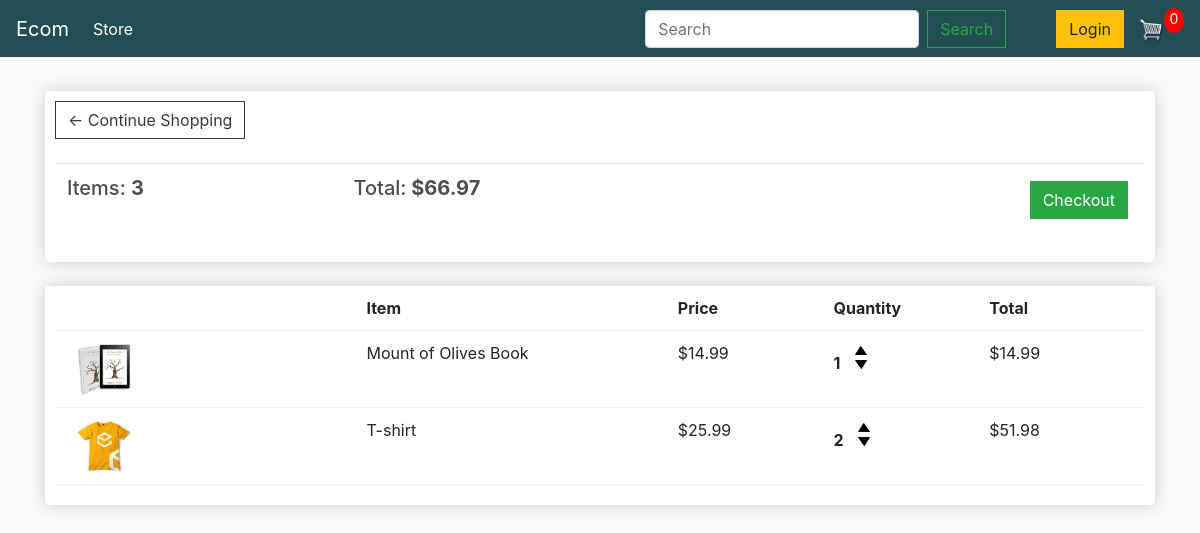
The app's page /cart/ (signed in) with its own data.
### store/models.py (models this page shows, shortened)
class Order(models.Model):
    customer = models.ForeignKey(Customer,on_delete=models.SET_NULL, blank=True, null=True )
    date_ordered = models.DateTimeField(auto_now_add=True)
    complete = models.BooleanField()
    transaction_id = models.CharField(max_length=200, null=True)
    @property
    def get_cart_total(self):
        orderitems = self.orderitem_set.all()
        total = sum([item.get_total for item in orderitems])
        return total
    @property
    def get_cart_items(self):
        orderitems = self.orderitem_set.all()
        total = sum([item.quantity for item in orderitems])
        return total

class OrderItem(models.Model):
    product = models.ForeignKey(Product, on_delete=models.SET_NULL,null=True)
    order = models.ForeignKey(Order, on_delete=models.SET_NULL,null=True)
    quantity = models.IntegerField(default=0,null=True,blank=True)
    date_added = models.DateTimeField(auto_now_add=True)
    @property
    def get_total(self):
        total = self.product.price * self.quantity
        return total

class Product(models.Model):
    name = models.CharField(max_length=200)
    price = models.FloatField()
    digital = models.BooleanField(default=False,null=True,blank=True)
    image = models.ImageField(null=True,blank=True)
    @property
    def imageURL(self):
        try:
            url = self.image.url
        except:
            url =''
        return url

### store/views.py (the view)
# urls.py: path('cart/',views.cart,name="cart"),
def cart(request):
    if request.user.is_authenticated:
        customer = request.user.customer
        order, created = Order.objects.get_or_create(customer= customer, complete=False)
        item = order.orderitem_set.all()
    else:
        items = []
        order = {'get_cart_total': 0 , 'get_cart_items':0}
    context = {'items': item , 'order': order}
    return render(request,'store/cart.html',context)

### store/templates/store/cart.html
{% extends 'store/main.html' %}
{% load static %}
{% block content %}
<div class="row">
     <div class="col-lg-12">
          <div class="box-element">
               <a  class="btn btn-outline-dark" href="{% url 'store' %}">&#x2190; Continue Shopping</a>
               <br>
               <br>
               <table class="table">
                    <tr>
                         <th><h5>Items: <strong>{{order.get_cart_items}}</strong></h5></th>
                         <th><h5>Total:<strong> ${{order.get_cart_total|floatformat:2}}</strong></h5></th>
                         <th>
                              <a  style="float:right; margin:5px;" class="btn btn-success" href="{% url 'checkout' %}">Checkout</a>
                         </th>
                    </tr>
               </table>
          </div>
          <br>
          <div class="box-element">
               <div class="cart-row">
                    <div style="flex:2"></div>
                    <div style="flex:2"><strong>Item</strong></div>
                    <div style="flex:1"><strong>Price</strong></div>
                    <div style="flex:1"><strong>Quantity</strong></div>
                    <div style="flex:1"><strong>Total</strong></div>
               </div>
               {% for item in items %}
               <div class="cart-row">
                    <div style="flex:2"><img class="row-image" src="{{item.product.imageURL}}"></div>
                    <div style="flex:2"><p>{{item.product.name}}</p></div>
                    <div style="flex:1"><p>${{item.product.price|floatformat:2}}</p></div>
                    <div style="flex:1">
                         <p class="quantity">{{item.quantity}}</p>
                         <div class="quantity">
                              <img class="chg-quantity" src="{% static  'images/arrow-up.png' %}">
                              <img class="chg-quantity" src="{% static  'images/arrow-down.png' %}">
                         </div>
                    </div>
                    <div style="flex:1"><p>${{item.get_total|floatformat:2}}</p></div>
               </div>
               {% endfor %}
          </div>
     </div>
</div>
{% endblock content %}

### static/css/main.css (style rules this page uses)
body { background-color: hsl(0, 0%, 98%); }
h1,h2,h3,h4,h5,h6 { color:hsl(0, 0%, 30%); }
.box-element { box-shadow:hsl(0, 0%, 80%) 0 0 16px; background-color: #fff; border-radius: 4px; padding: 10px; }
.col-lg-4, .col-lg-6, .col-lg-8, .col-lg-12 { margin-top: 10px; }
.btn { border-radius: 0; }
.row-image { width: 100px; }
.cart-row { display: flex; align-items: flex-stretch; padding-bottom: 10px; margin-bottom: 10px; border-bottom: 1px solid #ececec; }
.quantity { display: inline-block; font-weight: 700; padding-right:10px; }
.chg-quantity { width: 12px; cursor: pointer; display: block; margin-top: 5px; transition:.1s; }

### records on screen
Order: get_cart_items "3", get_cart_total "66.97"
OrderItem: product.imageURL (picture), product.name "Mount of Olives Book", product.price "14.99", quantity "1", get_total "14.99"
OrderItem: product.imageURL (picture), product.name "T-shirt", product.price "25.99", quantity "2", get_total "51.98"
